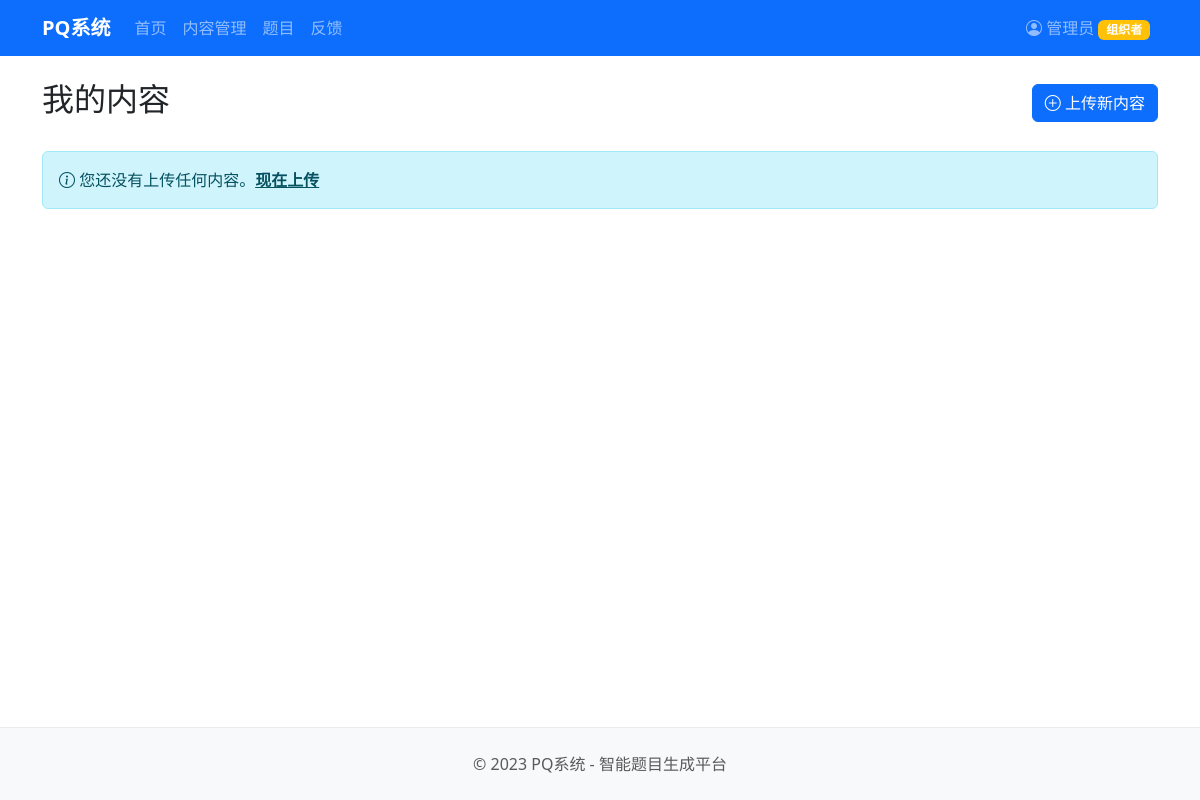
Page /content/ on the earlier database version.
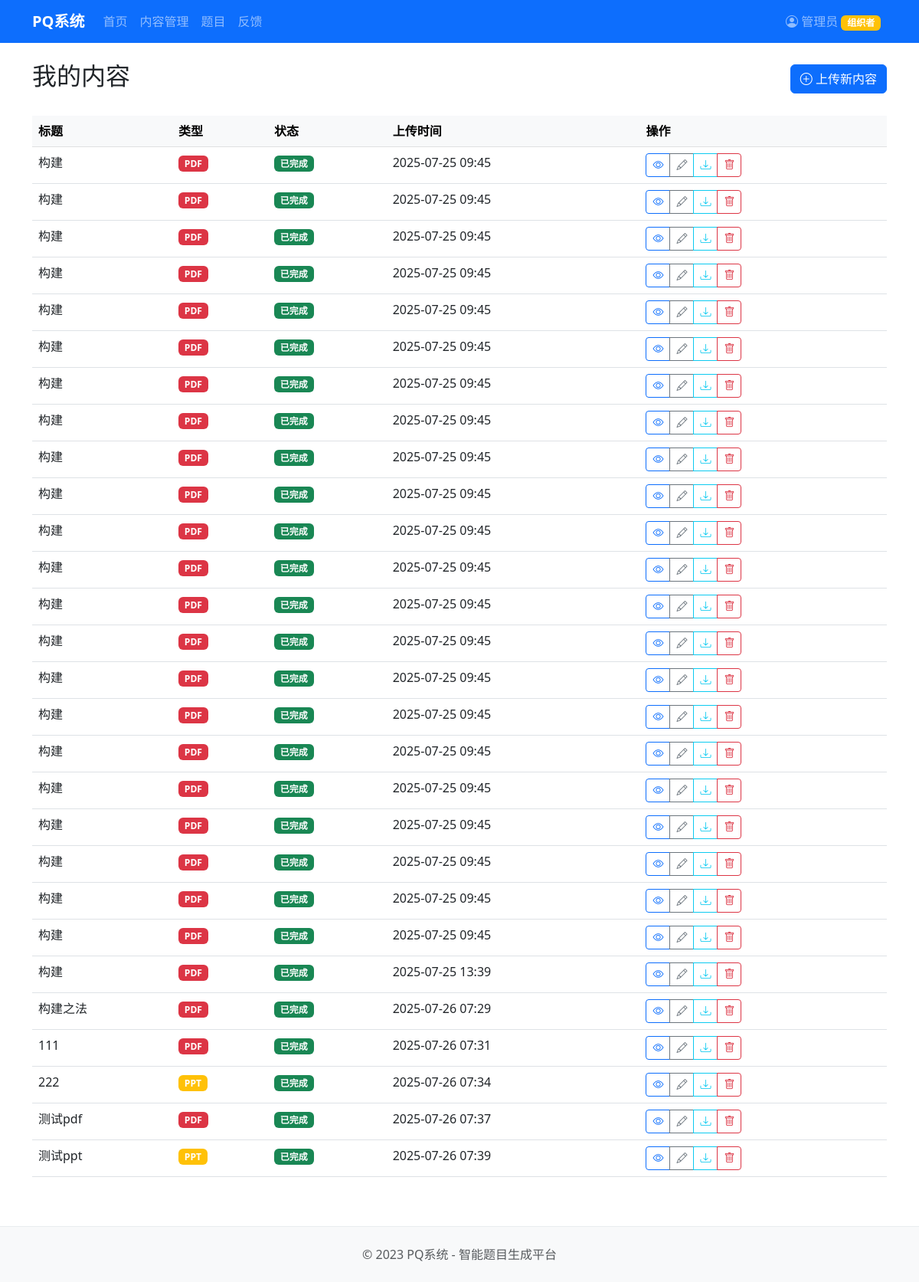
Same page on the later database version.
### app/models/content.py (models this page shows, shortened)
class Content(db.Model):
    id = db.Column(db.Integer, primary_key=True)
    title = db.Column(db.String(100), nullable=False)
    description = db.Column(db.Text)
    creator_id = db.Column(db.Integer, db.ForeignKey('user.id'), nullable=False)
    content_type = db.Column(db.String(20), nullable=False)  # 'text', 'ppt', 'pdf', 'audio', 'video'
    original_filename = db.Column(db.String(100))
    file_path = db.Column(db.String(255))
    processed_text = db.Column(db.Text)  # 处理后的文本内容
    processing_status = db.Column(db.String(20), default='pending')  # 'pending', 'processing', 'completed', 'failed'
    processing_error = db.Column(db.Text)  # 处理过程中的错误信息
    created_at = db.Column(db.DateTime, default=datetime.utcnow)
    updated_at = db.Column(db.DateTime, default=datetime.utcnow, onupdate=datetime.utcnow)
    questions = db.relationship('Question', backref='content', lazy='dynamic')
    quizzes = db.relationship('Quiz', backref='content', lazy='dynamic')

### app/routes/content.py (the view)
@content_bp.route('/')
def index():
    contents = Content.query.all()
    return render_template('content/index.html', contents=contents)

### main.py (called while the page is built)
@app.before_request
def check_auto_login():
    g.auto_login_done = session.get('auto_login_done', False)

### app/templates/content/index.html (shortened to what this page needs)
{% extends 'base.html' %}
{% block content %}
<div class="container mt-4">
    <div class="d-flex justify-content-between align-items-center mb-4">
        <h2>我的内容</h2>
        <a href="{{ url_for('content.upload') }}" class="btn btn-primary">
            <i class="bi bi-plus-circle"></i> 上传新内容
        </a>
    </div>
    {% if contents %}
    <div class="table-responsive">
        <table class="table table-hover">
            <thead class="table-light">
                <tr>
                    <th>标题</th>
                    <th>类型</th>
                    <th>状态</th>
                    <th>上传时间</th>
                    <th>操作</th>
                </tr>
            </thead>
            <tbody>
                {% for content in contents %}
                <tr>
                    <td>{{ content.title }}</td>
                    <td>
                        {% if content.content_type == 'text' %}
                            <span class="badge bg-info">文本</span>
                        {% elif content.content_type == 'pdf' %}
                            <span class="badge bg-danger">PDF</span>
                        {% elif content.content_type == 'ppt' %}
                            <span class="badge bg-warning">PPT</span>
                        {% elif content.content_type == 'audio' %}
                            <span class="badge bg-success">音频</span>
                        {% elif content.content_type == 'video' %}
                            <span class="badge bg-primary">视频</span>
                        {% else %}
                            <span class="badge bg-secondary">其他</span>
                        {% endif %}
                    </td>
                    <td>
                        {% if content.processing_status == 'pending' %}
                            <span class="badge bg-warning">待处理</span>
                        {% elif content.processing_status == 'processing' %}
                            <span class="badge bg-info">处理中</span>
                        {% elif content.processing_status == 'completed' %}
                            <span class="badge bg-success">已完成</span>
                        {% elif content.processing_status == 'failed' %}
                            <span class="badge bg-danger">处理失败</span>
                        {% else %}
                            <span class="badge bg-secondary">未知</span>
                        {% endif %}
                    </td>
                    <td>{{ content.created_at.strftime('%Y-%m-%d %H:%M') }}</td>
                    <td>
                        <div class="btn-group btn-group-sm">
                            <a href="{{ url_for('content.view', id=content.id) }}" class="btn btn-outline-primary" title="查看详情">
                                <i class="bi bi-eye"></i>
                            </a>
                            <a href="{{ url_for('content.edit', id=content.id) }}" class="btn btn-outline-secondary" title="编辑">
                                <i class="bi bi-pencil"></i>
                            </a>
                            <a href="{{ url_for('content.download', id=content.id) }}" class="btn btn-outline-info" title="下载原文件">
                                <i class="bi bi-download"></i>
                            </a>
                            <button type="button" class="btn btn-outline-danger" data-bs-toggle="modal" data-bs-target="#deleteModal{{ content.id }}" title="删除">
                                <i class="bi bi-trash"></i>
                            </button>
                        </div>
                    </td>
                </tr>
                {% endfor %}
            </tbody>
        </table>
    </div>
    {% else %}
    <div class="alert alert-info">
        <i class="bi bi-info-circle"></i> 您还没有上传任何内容。<a href="{{ url_for('content.upload') }}" class="alert-link">现在上传</a>
    </div>
    {% endif %}
</div>
{% endblock %}

### app/templates/base.html (shortened to what this page needs)
<!DOCTYPE html>
<html lang="zh-CN">
<head>
    <link href="https://cdn.jsdelivr.net/npm/bootstrap@5.3.0/dist/css/bootstrap.min.css" rel="stylesheet">
    <link href="https://cdn.jsdelivr.net/npm/bootstrap-icons@1.10.0/font/bootstrap-icons.css" rel="stylesheet">
</head>
<body>
    <nav class="navbar navbar-expand-lg navbar-dark bg-primary">
        <div class="container">
            <a class="navbar-brand" href="/">PQ系统</a>
            <div class="collapse navbar-collapse" id="navbarNav">
                <ul class="navbar-nav">
                    <li class="nav-item">
                        <a class="nav-link" href="/">首页</a>
                    </li>
                    <li class="nav-item">
                        <a class="nav-link" href="{{ url_for('content.index') }}">内容管理</a>
                    </li>
                    <li class="nav-item">
                        <a class="nav-link" href="{{ url_for('questions.index') }}">题目</a>
                    </li>
                    <li class="nav-item">
                        <a class="nav-link" href="{{ url_for('feedback.index') }}">反馈</a>
                    </li>
                </ul>
                <ul class="navbar-nav ms-auto">
                    <li class="nav-item">
                        <span class="nav-link">
                            <i class="bi bi-person-circle"></i> 管理员
                            <span class="badge bg-warning">组织者</span>
                        </span>
                    </li>
                </ul>
            </div>
        </div>
    </nav>
    <main>
        {% block content %}{% endblock %}
    </main>
    <footer class="footer">
        <div class="container text-center">
            <p class="text-muted mb-0">&copy; 2023 PQ系统 - 智能题目生成平台</p>
        </div>
    </footer>
</body>
</html>

### app/templates/base.html (style rules this page uses)
body { min-height: 100vh; display: flex; flex-direction: column; }
main { flex: 1; }
.navbar-brand { font-weight: bold; }
.footer { padding: 1.5rem 0; margin-top: 3rem; background-color: #f8f9fa; border-top: 1px solid #e9ecef; }

Differences in the rows shown:
added Content: title "构建", content_type "PDF", processing_status "已完成", created_at "2025-07-25 09:45"
added Content: title "构建", content_type "PDF", processing_status "已完成", created_at "2025-07-25 09:45"
added Content: title "构建", content_type "PDF", processing_status "已完成", created_at "2025-07-25 09:45"
added Content: title "构建", content_type "PDF", processing_status "已完成", created_at "2025-07-25 09:45"
added Content: title "构建", content_type "PDF", processing_status "已完成", created_at "2025-07-25 09:45"
added Content: title "构建", content_type "PDF", processing_status "已完成", created_at "2025-07-25 09:45"
added Content: title "构建", content_type "PDF", processing_status "已完成", created_at "2025-07-25 09:45"
added Content: title "构建", content_type "PDF", processing_status "已完成", created_at "2025-07-25 09:45"
added Content: title "构建", content_type "PDF", processing_status "已完成", created_at "2025-07-25 09:45"
added Content: title "构建", content_type "PDF", processing_status "已完成", created_at "2025-07-25 09:45"
added Content: title "构建", content_type "PDF", processing_status "已完成", created_at "2025-07-25 09:45"
added Content: title "构建", content_type "PDF", processing_status "已完成", created_at "2025-07-25 09:45"
added Content: title "构建", content_type "PDF", processing_status "已完成", created_at "2025-07-25 09:45"
added Content: title "构建", content_type "PDF", processing_status "已完成", created_at "2025-07-25 09:45"
added Content: title "构建", content_type "PDF", processing_status "已完成", created_at "2025-07-25 09:45"
added Content: title "构建", content_type "PDF", processing_status "已完成", created_at "2025-07-25 09:45"
added Content: title "构建", content_type "PDF", processing_status "已完成", created_at "2025-07-25 09:45"
added Content: title "构建", content_type "PDF", processing_status "已完成", created_at "2025-07-25 09:45"
added Content: title "构建", content_type "PDF", processing_status "已完成", created_at "2025-07-25 09:45"
added Content: title "构建", content_type "PDF", processing_status "已完成", created_at "2025-07-25 09:45"
added Content: title "构建", content_type "PDF", processing_status "已完成", created_at "2025-07-25 09:45"
added Content: title "构建", content_type "PDF", processing_status "已完成", created_at "2025-07-25 09:45"
added Content: title "构建", content_type "PDF", processing_status "已完成", created_at "2025-07-25 13:39"
added Content: title "构建之法", content_type "PDF", processing_status "已完成", created_at "2025-07-26 07:29"
added Content: title "111", content_type "PDF", processing_status "已完成", created_at "2025-07-26 07:31"
added Content: title "222", content_type "PPT", processing_status "已完成", created_at "2025-07-26 07:34"
added Content: title "测试pdf", content_type "PDF", processing_status "已完成", created_at "2025-07-26 07:37"
added Content: title "测试ppt", content_type "PPT", processing_status "已完成", created_at "2025-07-26 07:39"
Other differences:
text no longer shown: "您还没有上传任何内容。 现在上传"
text now shown: "标题 类型 状态 上传时间 操作"
